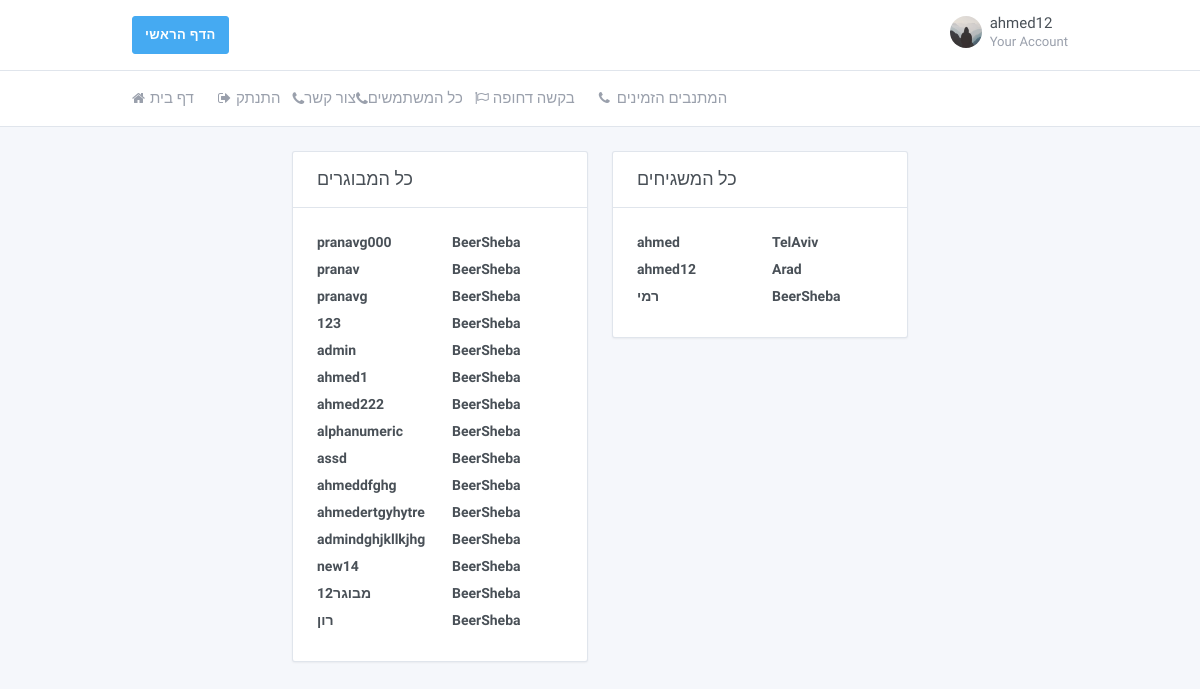
The page /all_profiles/ (signed in) on the database as committed earlier.
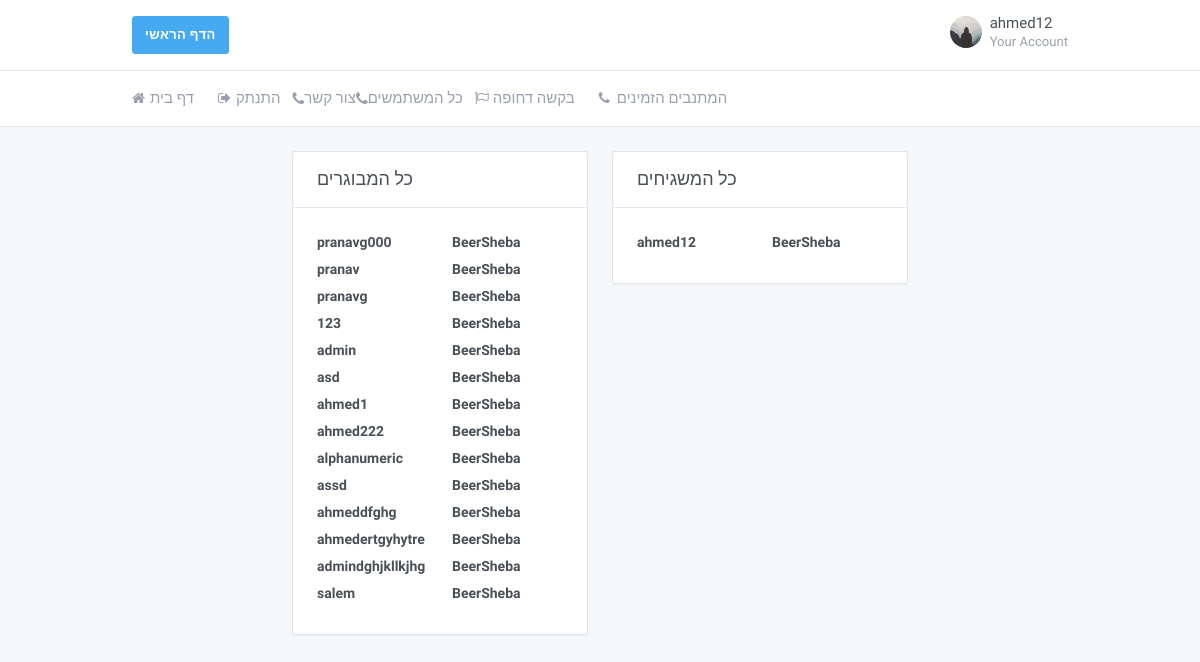
The same page on the database as committed later.
### core/models.py (models this page shows, shortened)
class Profile(models.Model):
    user = models.OneToOneField(User, on_delete=models.CASCADE)
    profile_photo = models.FileField(default='default.jpg', upload_to='profile_photos')
    status_info = models.CharField(max_length=10, choices=Status_Info_CHOICES, default='זמין')
    is_volunteer = models.BooleanField(default=False)
    is_active = models.BooleanField(default=True)
    phone_regex = RegexValidator(regex=r'^\+?1?\d{9,10}$',
                                 message="Phone number must be entered in the format: '+0000000000'")
    phone_number = models.CharField(validators=[phone_regex], max_length=10, blank=True)
    gender = models.CharField(max_length=10, choices=GENDER_CHOICES, default='זכר')
    address = models.CharField(max_length=40, choices=ADDRESS_CHOICES, default='BeerSheba')
    rating = models.CharField(max_length=10, choices=Rating_CHOICES, default='good')

### core/views.py (the view)
# urls.py: url(r'^all_profiles/$', views.get_all_profiles, name='core/profiles_table'),
def get_all_profiles(request):
    context = {}
    context.update({'all_volunteers': get_all_volunteers()})
    context.update({'all_elderly': get_all_elderly()})
    return render(request, 'core/profiles_table.html', context)

### core/views.py (called while the page is built)
def get_all_volunteers():
    result = list()
    users_list = Profile.objects.all()
    for user_item in users_list:
        if getattr(user_item, "is_volunteer"):
            result.append(user_item)
    return result

def get_all_elderly():
    result = list()
    users_list = Profile.objects.all()
    for user_item in users_list:
        if not getattr(user_item, "is_volunteer"):
            result.append(user_item)
    return result

### core/templates/core/profiles_table.html (shortened to what this page needs)
{%load static %}
{% load crispy_forms_tags %}
<!doctype html>
<html dir="ltr" lang="en">
<head>
    <link href="https://maxcdn.bootstrapcdn.com/font-awesome/4.7.0/css/font-awesome.min.css" rel="stylesheet">
    <link href="{%static 'core/dashboard.css'%}" rel="stylesheet"/>
</head>
<body>
<div class="page">
    <div class="page-main">
        <div class="header py-4">
            <div class="container">
                <div class="d-flex">
                    <a type="button" class="btn btn-info" href="{%url 'home'%}">הדף הראשי</a>
                    <div class="d-flex order-lg-2 ml-auto">
                        <div class="dropdown">
                            <a class="nav-link pr-0 leading-none" data-toggle="dropdown"
                               href="{%url 'profile' user.username%}">
                                <span class="avatar"
                                      style="background-image: url({{user.profile.profile_photo.url}})"></span>
                                <span class="ml-2 d-none d-lg-block">
                      <span class="text-default">{{user.username}}</span>
                      <small class="text-muted d-block mt-1">Your Account</small>
                    </span>
                            </a>
                        </div>
                    </div>
                </div>
            </div>
        </div>
        <div class="header collapse d-lg-flex p-0" id="headerMenuCollapse">
            <div class="container">
                <div class="row align-items-center">
                    <div class="col-lg order-lg-first">
                        <ul class="nav nav-tabs border-0 flex-column flex-lg-row">
                            <li class="nav-item">
                                <a class="nav-link" href="{%url 'home'%}"><i class="fa fa-home"></i> דף בית</a>
                            </li>
                            <li class="nav-item">
                                <a class="nav-link" href="{%url 'logout'%}"><i class="fa fa-sign-out"></i> התנתק</a>
                            </li>
                            <a class="nav-link" href="/contact/"><i class="fa fa-phone"></i>צור קשר</a>
                            <a class="nav-link" href="/all_profiles/"><i class="fa fa-phone"></i>כל המשתמשים</a>
                            {% if not person.profile.is_volunteer %}
                            <li class="nav-item">
                                <a class="nav-link" href="/urgent_request/"><i class="fa fa-flag-o"></i>בקשה דחופה</a>
                            </li>
                            <li class="nav-item">
                               <a class="nav-link" href="/available_profiles/"><i class="fa fa-phone"></i>המתנבים הזמינים</a>
                            </li>
                            {%endif%}
                        </ul>
                    </div>
                </div>
            </div>
        </div>
        <div class="my-3 my-md-5">
            <div class="container">
                <div class="row">
                    <div class="col-lg-2">
                    </div>
                    <div class="col-lg-4">
                        <div class="card">
                            <div class="card-header">
                                <h3 class="card-title">כל המבוגרים</h3>
                            </div>
                            <div class="card-body">
                                {%for elderly in all_elderly%}
                                <div class="row">
                                    <div class="col">
                                        <a class="text-default"
                                           href="{%url 'profile' elderly.user.username%}"><label
                                                class="form-label">{{elderly.user.username}}</label></a>
                                    </div>
                                    <div class="col">
                                        <a class="text-default"><label
                                                class="form-label">{{elderly.address}}</label></a>
                                    </div>
                                </div>
                                {%endfor%}
                            </div>
                        </div>
                    </div>
                    <div class="col-lg-4">
                        <div class="card">
                            <div class="card-header">
                                <h3 class="card-title">כל המשגיחים</h3>
                            </div>
                            <div class="card-body">
                                {%for volunteer in all_volunteers%}
                                <div class="row">
                                    <div class="col">
                                        <a class="text-default"
                                           href="{%url 'profile' volunteer.user.username%}"><label
                                                class="form-label">{{volunteer.user.username}}</label></a>
                                    </div>
                                    <div class="col">
                                        <a class="text-default"><label
                                                class="form-label">{{volunteer.address}}</label></a>
                                    </div>
                                </div>
                                {%endfor%}
                            </div>
                        </div>
                    </div>
                    <div class="col-lg-2">
                    </div>
                </div>
            </div>
        </div>
    </div>
</div>
</body>
</html>

Rows that differ between the two databases and show on the page:
removed Profile: user.username "מבוגר12", address "BeerSheba", shown under "כל המבוגרים"
removed Profile: user.username "רון", address "BeerSheba", shown under "כל המבוגרים"
removed Profile: user.username "ahmed", address "TelAviv", shown under "כל המשגיחים"
removed Profile: user.username "רמי", address "BeerSheba", shown under "כל המשגיחים"
added Profile: user.username "asd", address "BeerSheba", shown under "כל המבוגרים"
changed Profile: user.username "new14" → "salem"
changed Profile "ahmed12": address "Arad" → "BeerSheba"
